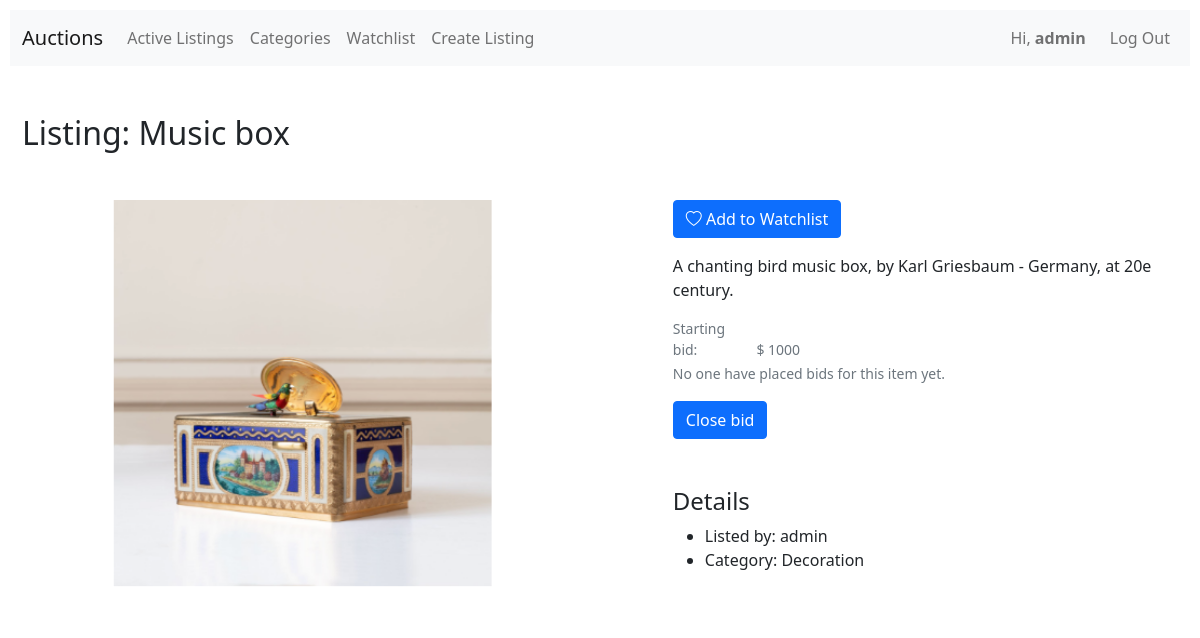
The page /listing/4 (signed in) on the database as committed earlier.
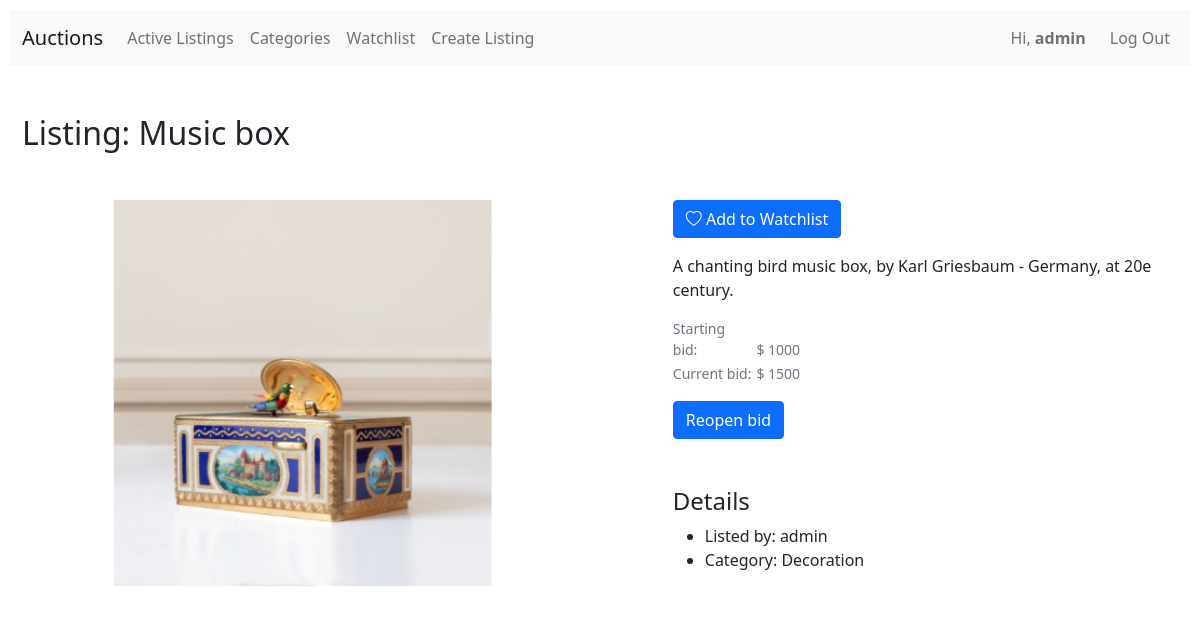
The same page on the database as committed later.
### auctions/models.py (models this page shows, shortened)
class Listing(models.Model):
    user = models.ForeignKey('User', on_delete=models.CASCADE, related_name='listing_creator')
    title = models.CharField(max_length=64)
    category = models.ForeignKey('Category', on_delete=models.CASCADE, related_name='category')
    description = models.TextField()
    image = models.ImageField(upload_to='images')
    starting_bid = models.IntegerField()
    bids = models.ManyToManyField('Bid', related_name='bids', blank=True)
    current_bid = models.ForeignKey('Bid', on_delete=models.CASCADE, related_name='current_bid', blank=True, null=True)
    active = models.BooleanField(default=True)
    comments = models.ManyToManyField('Comment', related_name='comments', blank=True)

class User(AbstractUser):
    pass

class Category(models.Model):
    name = models.CharField(max_length=64)
    def __str__(self):
        return f"{self.name}"

class Bid(models.Model):
    bidder = models.ForeignKey('User', on_delete=models.CASCADE, related_name='bidder')
    listing = models.ForeignKey('Listing', on_delete=models.CASCADE, related_name='listing_bidded')
    bid = models.IntegerField()

### auctions/views.py (the view)
# urls.py: path("listing/<int:listing_id>", views.listing_page, name="listing_page"),
def listing_page(request, listing_id):
    if request.user is None:
        return redirect('login')
    listing = Listing.objects.get(id=listing_id)
    user_watchlist = Watchlist.objects.filter(user=request.user).first()
    return render(request, "auctions/listing_page.html", {
        "listing": listing,
        "user_watchlist": user_watchlist
        })

### auctions/templates/auctions/listing_page.html (shortened to what this page needs)
{% extends "auctions/layout.html" %}
{% block body %}
<h2 class="mb-5">Listing: {{ listing.title }}</h2>
<div class="d-flex">
    <div class="img_container">
        <img src="{{listing.image.url}}" class="card-img-top" alt="{{listing.image}}">
    </div>
    <div class="listing_info">
        {% if user_watchlist is None or listing not in user_watchlist.listings.all %}
        <form action="{% url 'toggle_watchlist' listing.id %}" method="post">
            <button type="submit" class="btn btn-primary mb-3 border-primary"><span class="bi bi-heart"> Add to
                    Watchlist</span></button>
        </form>
        {% else %}
        <form action="{% url 'toggle_watchlist' listing.id %}" method="post">
            {% csrf_token %}
            <button type="submit" class="btn btn-danger mb-3 border-danger"><span class="bi bi-heart-fill"> Remove from
                    Watchlist</span></button>
        </form>
        {% endif %}
        <p class="card-text">{{ listing.description }}</p>
        <small class="text-muted"><span class="bid_title">Starting bid:</span> $ {{ listing.starting_bid }}</small><br>
        {% if not listing.current_bid %}
        <small class="text-muted">No one have placed bids for this item yet.</small>
        {% else %}
        <small class="text-muted"><span class="bid_title">Current bid:</span> $ {{ listing.current_bid.bid }}</small>
        {% endif %}
        {% if listing.user != request.user and listing.active %}
        <form action="{% url 'place_bid' listing.id%}" method="post">
            {% csrf_token %}
            <input id="bid" type="text" name="bid" class="form-control my-3" placeholder="Bid">
            <button type="submit" class="btn btn-primary border-primary">Place bid</button>
        </form>
        {% elif listing.user == request.user and listing.active %}
        <form action="{% url 'toggle_bid' listing.id%}" method="post">
            <button type="submit" class="btn btn-primary border-primary mt-3">Close bid</button>
        </form>
        {% else %}
        <form action="{% url 'toggle_bid' listing.id%}" method="post">
            <button type="submit" class="btn btn-primary border-primary mt-3">Reopen bid</button>
        </form>
        {% endif %}
        <h4 class="mt-5">Details</h4>
        <ul>
            <li>Listed by: {{ listing.user }}</li>
            <li>Category: {{ listing.category }}</li>
        </ul>
    </div>
</div>
{% endblock %}

Rows that differ between the two databases and show on the page:
changed Listing "Music box": current_bid_id empty → 13 (drawn); current_bid.bid (not shown) → "1500"; active True → False (drawn)
Other text that changed with them:
text no longer shown: "No one have placed bids for this item yet. Close bid"
text now shown: "Current bid: $ Reopen bid"
